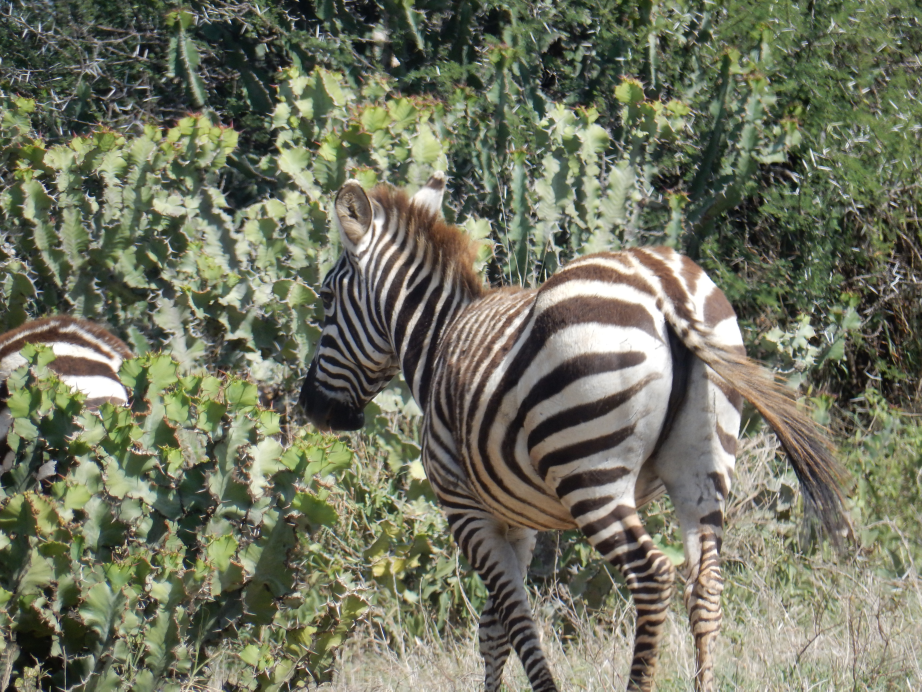
#> input picture data/empty/DSCN1455.JPG, 4608 x 3456 px (shown at 1/5 size); its folder holds only this picture in this run
$ python data_image_process.py
#> lines starting #> are read from the running program, lines starting #| are printed output that depends on the picture
# https://towardsdatascience.com/all-the-steps-to-build-your-first-image-classifier-with-code-cf244b015799

import numpy as np
import os
from matplotlib import pyplot as plt
import cv2
import random
import pickle

from variables import FOLDERS, DIMENSIONS
IMG_SIZE = DIMENSIONS

print("Running: data_image_process.py at "+str(IMG_SIZE)+"x"+str(IMG_SIZE))

file_list = []
class_list = []

DATADIR = "data"

# All the categories you want your neural network to detect
CATEGORIES = FOLDERS # "plzebraPZGZ" #["absent","noise","present"]

# Checking or all images in the data folder
for category in CATEGORIES :
	path = os.path.join(DATADIR, category)
	for img in os.listdir(path):
		img_array = cv2.imread(os.path.join(path, img), cv2.IMREAD_GRAYSCALE)
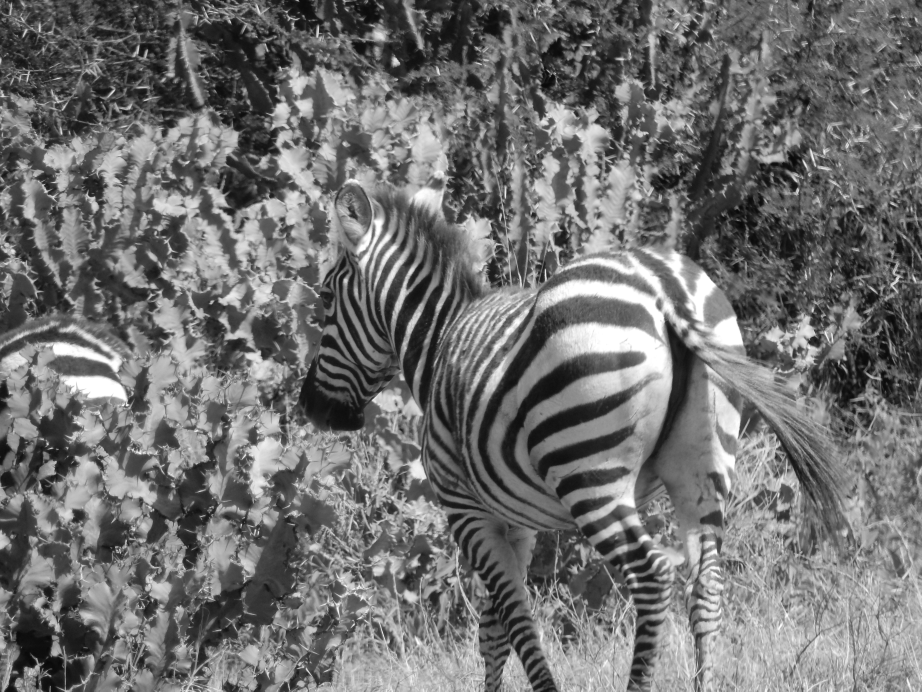
#> img_array: shape (3456, 4608) (shown at 1/5 size); min 0, max 255, mean 112.4
#> pass 2 of the loop `for category in CATEGORIES :`:
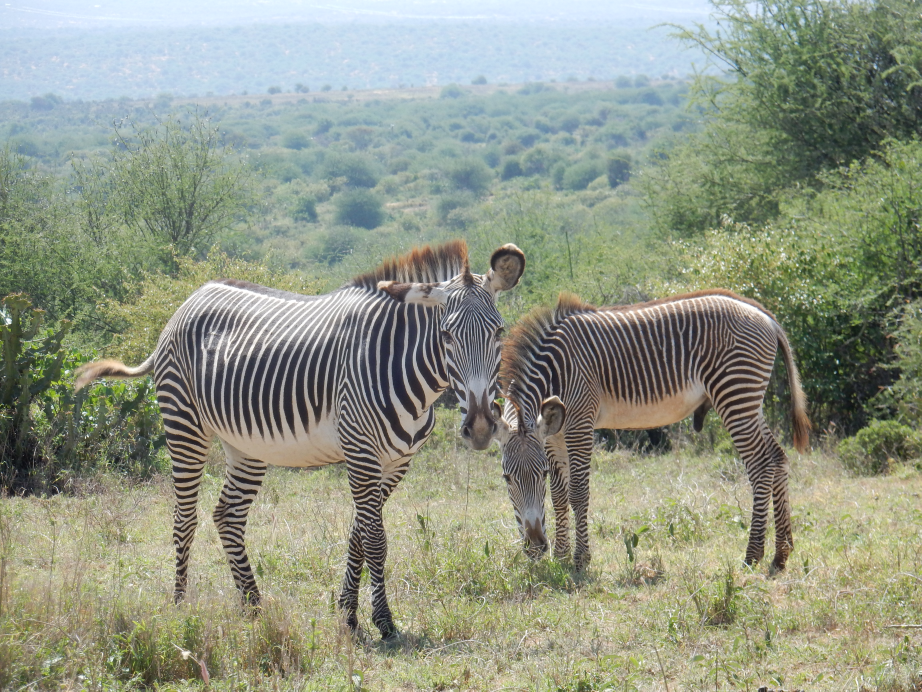
#> input picture data/group/DSCN1479.JPG, 4608 x 3456 px (shown at 1/5 size)
#> `img_array = cv2.imread(os.path.join(path, img), cv2.IMREAD_GRAYSCALE)`:
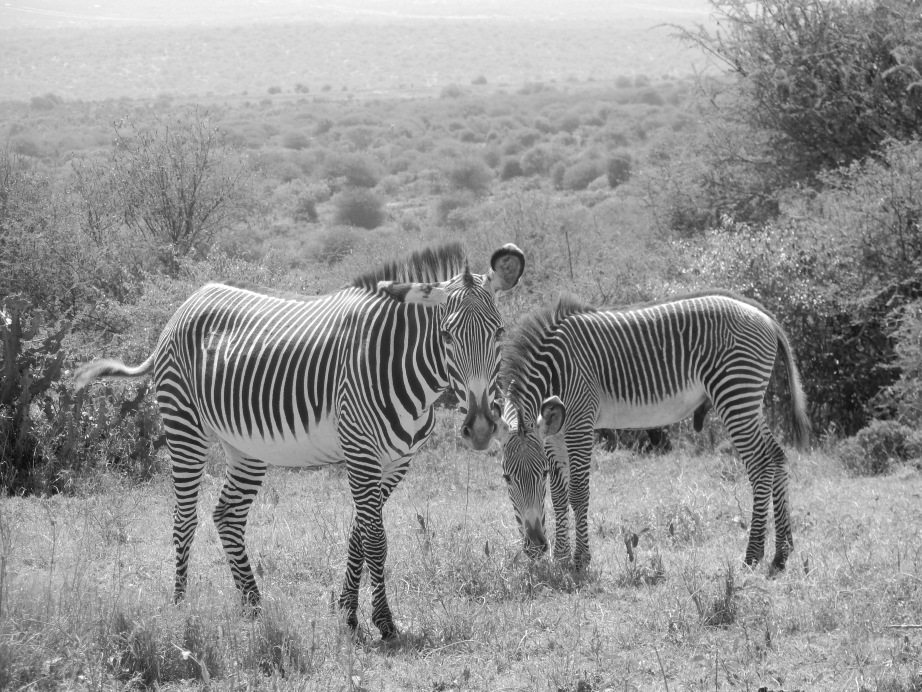
#> img_array: shape (3456, 4608) (shown at 1/5 size); min 1, max 255, mean 146.5
#> (the run stopped early here; a loop or call above may not have finished)
